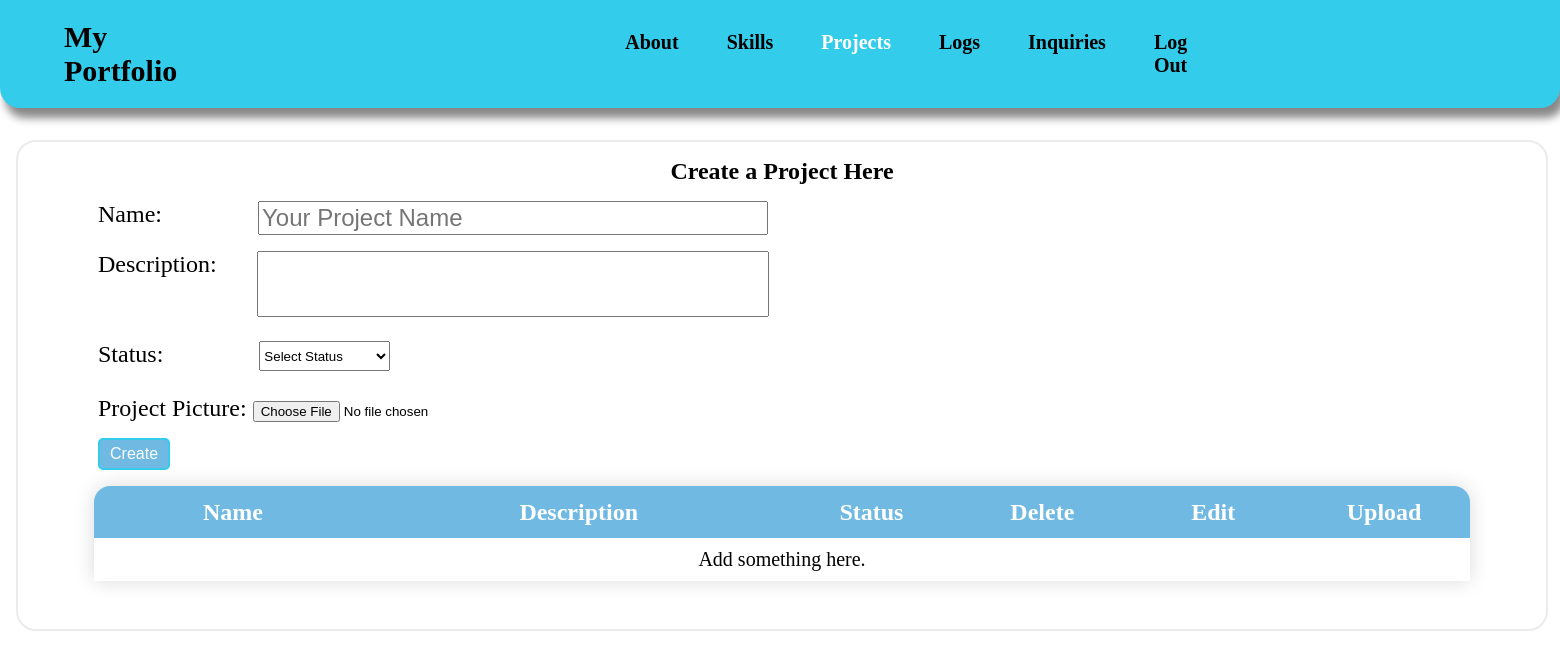
The app's page /admin/projects/projects.php (signed in), older data.
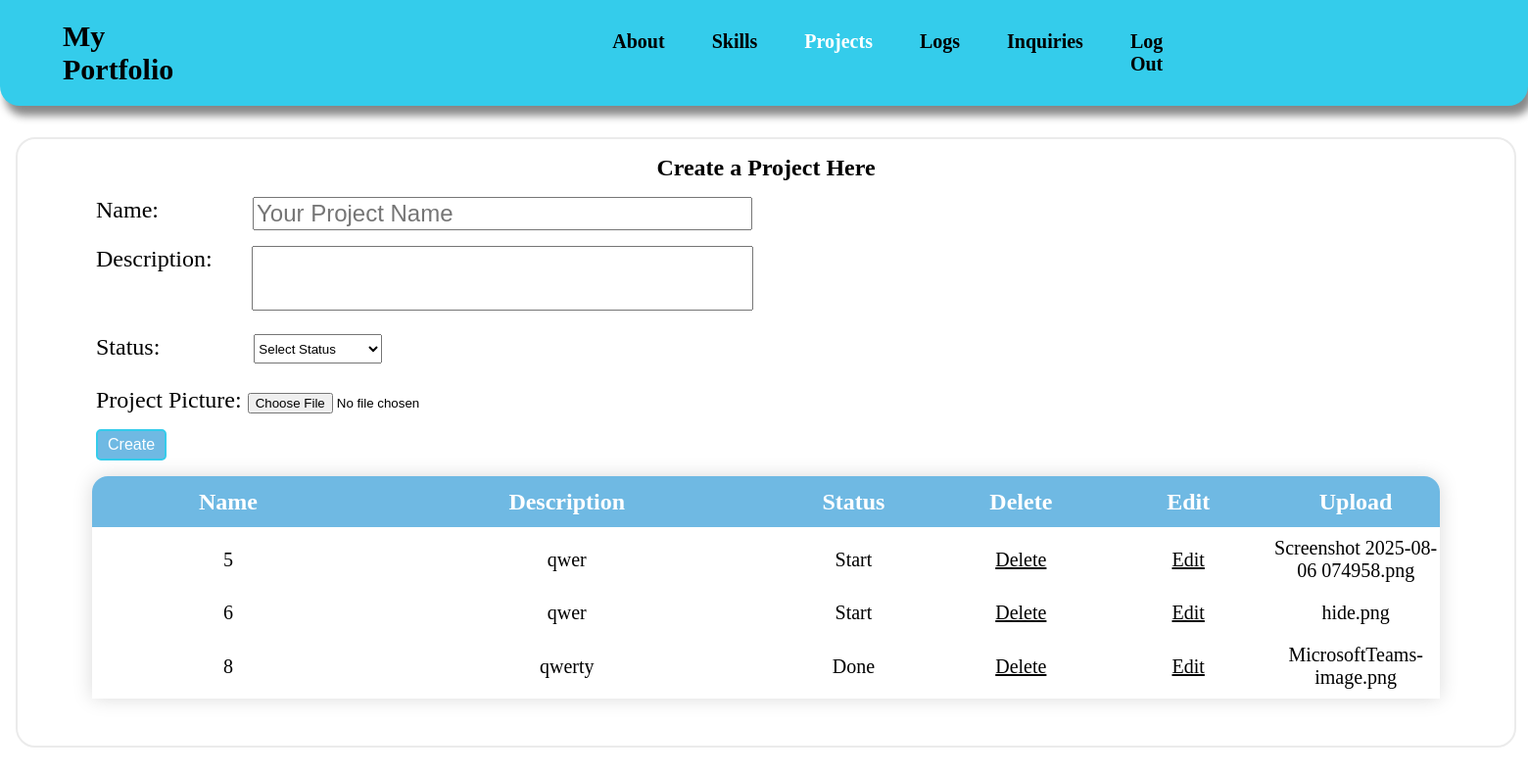
The same page, newer data.
### tables this page shows
CREATE TABLE `projects` (
  `id` int(11) NOT NULL,
  `name` varchar(100) NOT NULL,
  `description` text NOT NULL,
  `status` varchar(100) NOT NULL,
  `user_id` int(100) NOT NULL,
  `file_name` varchar(200) DEFAULT NULL,
  `time` timestamp NOT NULL DEFAULT current_timestamp()
);

### admin/projects/projects.php (the view, shortened to what the changed rows need)
<!DOCTYPE html>
<html lang="en">
<head>
    <link rel="stylesheet" href="/my_portfolio/css/projects.css">
</head>
<body>
    <?php
        require_once($_SERVER['DOCUMENT_ROOT']. "/my_portfolio/php/config.php");
        $user_id = $_SESSION['id'];
        $rows_per_page = 6;
        $page = isset($_GET['page']) && is_numeric($_GET['page']) ? intval($_GET['page']) : 1;
        $offset = ($page - 1) * $rows_per_page;
        $query = "SELECT * FROM projects WHERE user_id=$user_id LIMIT $rows_per_page OFFSET $offset";
        $result = mysqli_query($conn, $query);
    ?>
    <div class="header">
        <div class="header_container">
            <div class="nav_bar">
                <h1 class="header_title"> <a href="/my_portfolio/php/dashboard.php"> My Portfolio </a> </h1>
            </div>
        </div>
    </div>
    <form action="projects.php" method="POST" class="project_form" enctype="multipart/form-data">
        <div class="project_section">
                <div id="table" class="table">
                <table class="styled_table" id="data">
                    <thead>
                        <tr>
                            <th id="name"> Name </th>
                            <th id="description"> Description </th>
                            <th> Status </th>
                            <th id='delete'> <a href="projects.php?delete_all=<?php echo $user_id;?>" onclick="return confirm('Are you sure you want to Delete all of the entries?')"> Delete </a> </th>
                            <th id='edit'> Edit </th>
                            <th id='upload'> Upload </th>
                        </tr>
                    </thead>
                        <?php
                            if(mysqli_num_rows($result)>0) {
                                while($row = mysqli_fetch_assoc($result)) {
                        ?>
                        <tbody>
                            <tr>
                                <td> <?php echo $row['name']; ?> </td>
                                <td id="description"> <?php echo $row['description']; ?> </td>
                                <td> <?php echo $row["status"]; ?> </td>
                                <td> <a href="projects.php?delete=<?php echo $row["id"];?>" onclick="return confirm('Are you sure you want to Delete?')"> Delete </a> </td>
                                <td> <a href="edit_projects.php?edit=<?php echo $row["id"];?>"> Edit </a> </td>
                                <td> <?php if ($row['file_name'] === null || $row['file_name'] == "") {
                                        echo "No File Uploaded";
                                    } else {
                                        echo $row['file_name'];
                                        } ?> </td>
                            </tr>
                        <?php
                                }
                            } else {
                        ?>
                            <tr> <td colspan="6" id="add"> Add something here. </td> </tr>
                        <?php
                        }
                        ?>
                        </tbody>
                </table>
                </div>
            </div>
    </form>
</body>
</html>

Row changes from the older to the newer data that the page shows:
added projects: name "5", description "qwer", status "Start", file_name "Screenshot 2025-08-06 074958.png"
added projects: name "6", description "qwer", status "Start", file_name "hide.png"
added projects: name "8", description "qwerty", status "Done", file_name "MicrosoftTeams-image.png"
Text that changed along with them:
text no longer shown: "Add something here."
